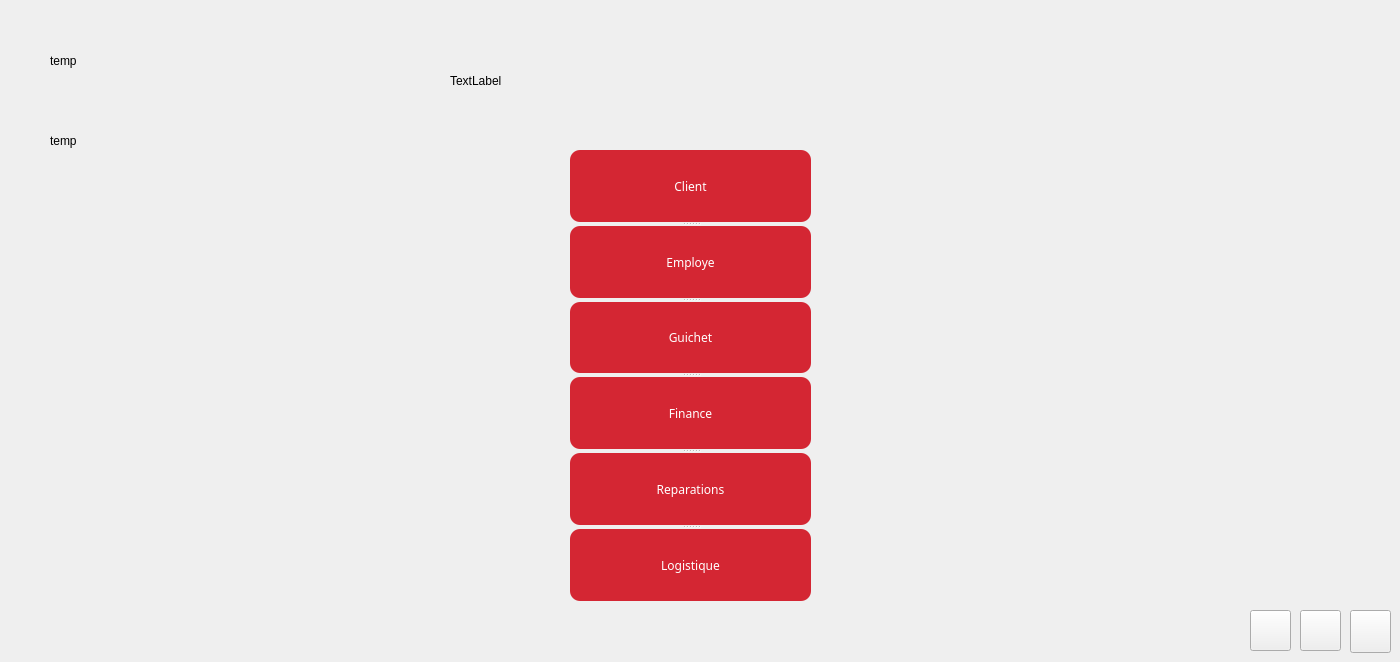
    <widget class="QWidget" name="page_9">
     <widget class="QPushButton" name="dec">
      <property name="geometry">
       <rect>
        <x>1350</x>
        <y>610</y>
        <width>41</width>
        <height>43</height>
       </rect>
      </property>
      <property name="font">
       <font>
        <family>Source Code Pro</family>
        <pointsize>-1</pointsize>
        <weight>75</weight>
        <bold>true</bold>
       </font>
      </property>
      <property name="styleSheet">
       <string notr="true">QPushButton
{
    color: #b1b1b1;
    background-color: QLinearGradient( x1: 0, y1: 0, x2: 0, y2: 1, stop: 0 #565656, stop: 0.1 #525252, stop: 0.5 #4e4e4e, stop: 0.9 #4a4a4a, stop: 1 #464646);
    border-width: 1px;
    border-color: #1e1e1e;
    border-style: solid;
    border-radius: 6;
    padding: 3px;
    font-size: 12px;
    padding-left: 5px;
    padding-right: 5px;
}

QPushButton:pressed
{
    background-color: QLinearGradient( x1: 0, y1: 0, x2: 0, y2: 1, stop: 0 #2d2d2d, stop: 0.1 #2b2b2b, stop: 0.5 #292929, stop: 0.9 #282828, stop: 1 #252525);
}color: rgb(255, 255, 255);
background-color:  QLinearGradient(x1: 0, y1: 0, x2: 0, y2: 1, stop: 0#8D9AAE, stop: 1 #8D9AAE);
 border-radius: 10;</string>
      </property>
      <property name="text">
       <string/>
      </property>
     </widget>
     <widget class="QLabel" name="temp_2">
      <property name="geometry">
       <rect>
        <x>50</x>
        <y>40</y>
        <width>171</width>
        <height>41</height>
       </rect>
      </property>
      <property name="text">
       <string>temp</string>
      </property>
     </widget>
     <widget class="QLabel" name="daaate">
      <property name="geometry">
       <rect>
        <x>50</x>
        <y>120</y>
        <width>171</width>
        <height>41</height>
       </rect>
      </property>
      <property name="text">
       <string>temp</string>
      </property>
     </widget>
     <widget class="QSplitter" name="splitter_9">
      <property name="geometry">
       <rect>
        <x>570</x>
        <y>150</y>
        <width>241</width>
        <height>451</height>
       </rect>
      </property>
      <property name="orientation">
       <enum>Qt::Vertical</enum>
      </property>
      <widget class="QPushButton" name="pushButton_63">
       <property name="font">
        <font>
         <family>8514oem</family>
        </font>
       </property>
       <property name="styleSheet">
        <string notr="true">color: rgb(255, 255, 255);
background-color:  QLinearGradient(x1: 0, y1: 0, x2: 0, y2: 1, stop: 0#D42633, stop: 1 #D42633);
 border-radius: 10;</string>
       </property>
       <property name="text">
        <string>Client</string>
       </property>
      </widget>
      <widget class="QPushButton" name="pushButton_64">
       <property name="font">
        <font>
         <family>8514oem</family>
        </font>
       </property>
       <property name="styleSheet">
        <string notr="true">color: rgb(255, 255, 255);
background-color:  QLinearGradient(x1: 0, y1: 0, x2: 0, y2: 1, stop: 0#D42633, stop: 1 #D42633);
 border-radius: 10;</string>
       </property>
       <property name="text">
        <string>Employe</string>
       </property>
      </widget>
      <widget class="QPushButton" name="pushButton_66">
       <property name="font">
        <font>
         <family>8514oem</family>
        </font>
       </property>
       <property name="styleSheet">
        <string notr="true">color: rgb(255, 255, 255);
background-color:  QLinearGradient(x1: 0, y1: 0, x2: 0, y2: 1, stop: 0#D42633, stop: 1 #D42633);
 border-radius: 10;</string>
       </property>
       <property name="text">
        <string>Guichet</string>
       </property>
      </widget>
      <widget class="QPushButton" name="pushButton_67">
       <property name="font">
        <font>
         <family>8514oem</family>
        </font>
       </property>
       <property name="styleSheet">
        <string notr="true">color: rgb(255, 255, 255);
background-color:  QLinearGradient(x1: 0, y1: 0, x2: 0, y2: 1, stop: 0#D42633, stop: 1 #D42633);
 border-radius: 10;</string>
       </property>
       <property name="text">
        <string>Finance</string>
       </property>
      </widget>
      <widget class="QPushButton" name="pushButton_68">
       <property name="font">
        <font>
         <family>8514oem</family>
        </font>
       </property>
       <property name="styleSheet">
        <string notr="true">color: rgb(255, 255, 255);
background-color:  QLinearGradient(x1: 0, y1: 0, x2: 0, y2: 1, stop: 0#D42633, stop: 1 #D42633);
 border-radius: 10;</string>
       </property>
       <property name="text">
        <string>Reparations</string>
       </property>
      </widget>
      <widget class="QPushButton" name="pushButton_65">
       <property name="font">
        <font>
         <family>8514oem</family>
        </font>
       </property>
       <property name="styleSheet">
        <string notr="true">color: rgb(255, 255, 255);
background-color:  QLinearGradient(x1: 0, y1: 0, x2: 0, y2: 1, stop: 0#D42633, stop: 1 #D42633);
 border-radius: 10;</string>
       </property>
       <property name="text">
        <string>Logistique</string>
       </property>
      </widget>
     </widget>
     <widget class="QPushButton" name="pushButton_35">
      <property name="geometry">
       <rect>
        <x>1300</x>
        <y>610</y>
        <width>41</width>
        <height>41</height>
       </rect>
      </property>
      <property name="font">
       <font>
        <family>Source Code Pro</family>
        <pointsize>-1</pointsize>
        <weight>75</weight>
        <bold>true</bold>
       </font>
      </property>
      <property name="styleSheet">
       <string notr="true">QPushButton
{
    color: #b1b1b1;
    background-color: QLinearGradient( x1: 0, y1: 0, x2: 0, y2: 1, stop: 0 #565656, stop: 0.1 #525252, stop: 0.5 #4e4e4e, stop: 0.9 #4a4a4a, stop: 1 #464646);
    border-width: 1px;
    border-color: #1e1e1e;
    border-style: solid;
    border-radius: 6;
    padding: 3px;
    font-size: 12px;
    padding-left: 5px;
    padding-right: 5px;
}

QPushButton:pressed
{
    background-color: QLinearGradient( x1: 0, y1: 0, x2: 0, y2: 1, stop: 0 #2d2d2d, stop: 0.1 #2b2b2b, stop: 0.5 #292929, stop: 0.9 #282828, stop: 1 #252525);
}color: rgb(255, 255, 255);
background-color:  QLinearGradient(x1: 0, y1: 0, x2: 0, y2: 1, stop: 0#8D9AAE, stop: 1 #8D9AAE);
 border-radius: 10;</string>
      </property>
      <property name="text">
       <string/>
      </property>
     </widget>
     <widget class="QPushButton" name="pushButton_32">
      <property name="geometry">
       <rect>
        <x>1250</x>
        <y>610</y>
        <width>41</width>
        <height>41</height>
       </rect>
      </property>
      <property name="font">
       <font>
        <family>Source Code Pro</family>
        <pointsize>-1</pointsize>
        <weight>75</weight>
        <bold>true</bold>
       </font>
      </property>
      <property name="styleSheet">
       <string notr="true">QPushButton
{
    color: #b1b1b1;
    background-color: QLinearGradient( x1: 0, y1: 0, x2: 0, y2: 1, stop: 0 #565656, stop: 0.1 #525252, stop: 0.5 #4e4e4e, stop: 0.9 #4a4a4a, stop: 1 #464646);
    border-width: 1px;
    border-color: #1e1e1e;
    border-style: solid;
    border-radius: 6;
    padding: 3px;
    font-size: 12px;
    padding-left: 5px;
    padding-right: 5px;
}

QPushButton:pressed
{
    background-color: QLinearGradient( x1: 0, y1: 0, x2: 0, y2: 1, stop: 0 #2d2d2d, stop: 0.1 #2b2b2b, stop: 0.5 #292929, stop: 0.9 #282828, stop: 1 #252525);
}color: rgb(255, 255, 255);
background-color:  QLinearGradient(x1: 0, y1: 0, x2: 0, y2: 1, stop: 0#8D9AAE, stop: 1 #8D9AAE);
 border-radius: 10;</string>
      </property>
      <property name="text">
       <string/>
      </property>
     </widget>
     <widget class="QLabel" name="animationxd">
      <property name="geometry">
       <rect>
        <x>450</x>
        <y>-50</y>
        <width>481</width>
        <height>261</height>
       </rect>
      </property>
      <property name="text">
       <string>TextLabel</string>
      </property>
      <property name="scaledContents">
       <bool>true</bool>
      </property>
     </widget>
     <zorder>animationxd</zorder>
     <zorder>dec</zorder>
     <zorder>temp_2</zorder>
     <zorder>daaate</zorder>
     <zorder>splitter_9</zorder>
     <zorder>pushButton_35</zorder>
     <zorder>pushButton_32</zorder>
    </widget>
